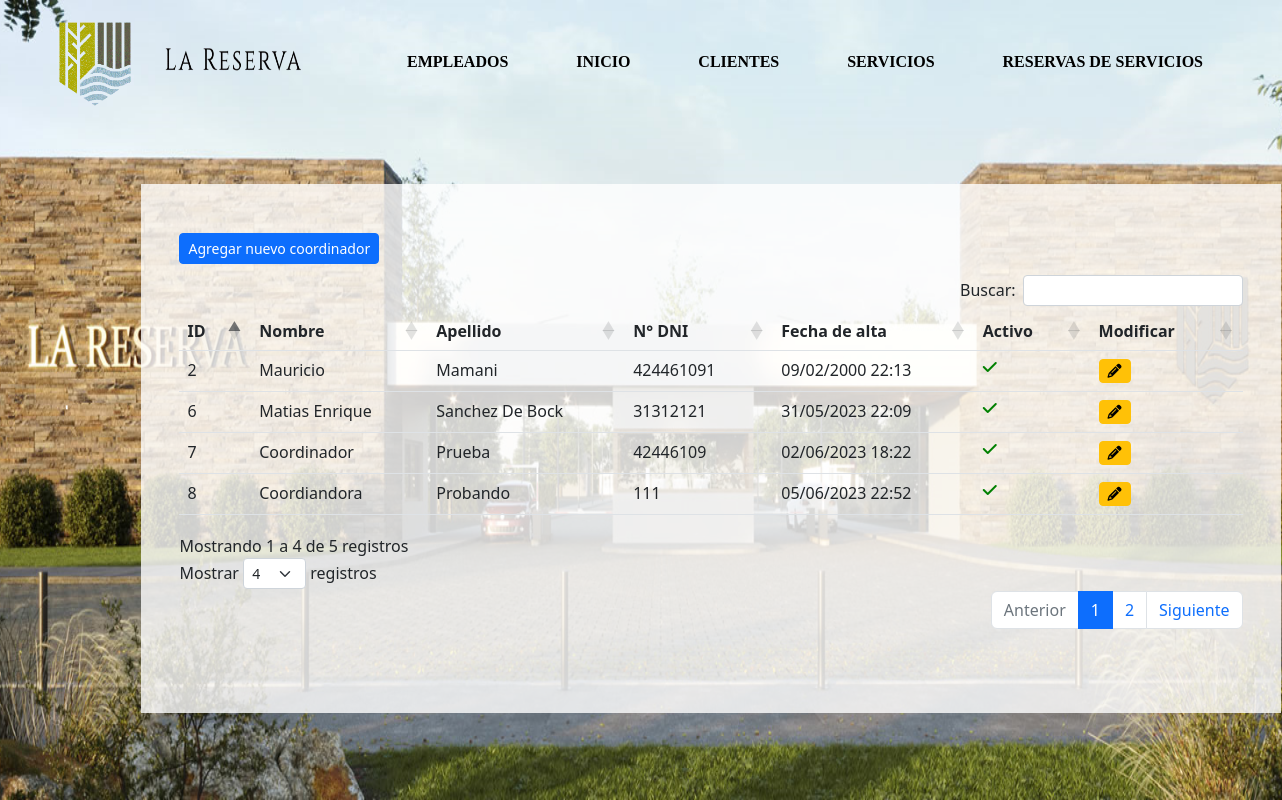
The app's page /reservas/coordinadores/listado/ with its own data.
### reservas/models.py (models this page shows, shortened)
class Coordinador(models.Model):
    nombre = models.CharField(verbose_name="Nombre",max_length=50)
    apellido = models.CharField(verbose_name="Apellido",max_length=50)
    numero_documento = models.IntegerField(verbose_name="Numero de documento", unique=True)
    fecha_alta = models.DateTimeField(verbose_name="Fecha de alta",auto_now_add=True)
    activo = models.BooleanField(verbose_name="Activo",default=True)

### reservas/views.py (the view)
# urls.py: path('coordinadores/listado/', views.listado_coordinadores, name="listado_coordinadores"),
def listado_coordinadores(request):
    coordinadores = Coordinador.objects.all()
    context = {
        "coordinadores": coordinadores
    }
    return render(request, "reservas/listar_coordinador.html", context)

### reservas/templates/reservas/listar_coordinador.html (shortened to what this page needs)
{% load static %}
<link rel="stylesheet" href="{% static 'css/home.css' %}">
<link rel="stylesheet" href="{% static 'css/listados.css' %}" />
<link rel="stylesheet" href="https://cdnjs.cloudflare.com/ajax/libs/font-awesome/6.2.1/css/all.min.css" />
<link rel="stylesheet" href="https://cdn.jsdelivr.net/npm/bootstrap@5.2.3/dist/css/bootstrap.min.css" />
<link href="https://cdn.datatables.net/1.13.4/css/dataTables.bootstrap5.min.css" rel="stylesheet"/>
<link href="https://cdn.datatables.net/buttons/2.3.6/css/buttons.bootstrap5.min.css" rel="stylesheet"/>
<div class="cabecera">
    <div>
        <img src="{% static 'img/BANNER-01.png' %}" alt="" width="100%" id="fondo">
    </div>
    <div class="navegar">
        <div id="div_logo">
            <img src="{% static 'img/resetImage.png' %}" alt="" id="logo">
            <img src="{% static 'img/resetImage (1).png' %}" alt="" id="logo_letra">
        </div>
        <div id="nav">
            <a href="{% url 'listado_empleados' %}" class="a">EMPLEADOS</a>
            <a href="{% url 'home' %}" class="a">INICIO</a>
            <a href="{% url 'listado_clientes' %}" class="a">CLIENTES</a>
            <a href="{% url 'listado_servicios' %}" class="a">SERVICIOS</a>
            <a href="{% url 'listado_reservas_de_servicios' %}" class="a">RESERVAS DE SERVICIOS</a>
        </div>
    </div>
    {% load tz %}
    <div class="container mt-4" id="tabla">
        <div class="row">
            <div class="col-sm-12 col-md-12 col-lg-12 col-xl-12">
                <a href="{% url 'registrar_coordinador' %}" id="nuevo"><button class='btn btn-sm btn-primary'>Agregar nuevo coordinador</button></a>
                <div class="table-responsive" id="div1">
                    <table id="listado" class="table">
                        <thead>
                            <tr>
                                <th>ID</th>
                                <th>Nombre</th>
                                <th>Apellido</th>
                                <th>N° DNI</th>
                                <th>Fecha de alta</th>
                                <th>Activo</th>
                                <th>Modificar</th>
                            </tr>
                        </thead>
                        <tbody>
                            {% for coordinador in coordinadores %}
                            <tr>
                                <td>{{coordinador.id}}</td>
                                <td>{{coordinador.nombre}}</td>
                                <td>{{coordinador.apellido}}</td>
                                <td>{{coordinador.numero_documento}}</td>
                                <td>{{coordinador.fecha_alta|localtime|date:"d/m/Y H:i"}}</td>
                                {% if coordinador.activo %}
                                    <td><a href="{% url 'desactivar_coordinador' coordinador.id %}"><i class='fa-solid fa-check' style='color: green;'></a></td>
                                {% else %}
                                    <td><a href="{% url 'activar_coordinador' coordinador.id %}"><i class='fa-solid fa-xmark' style='color: red;'></a></td>
                                {% endif %}
                                <td><a href="{% url 'modificar_coordinador' coordinador.id %}"><button class='btn btn-sm btn-warning'><i class='fa-solid fa-pencil'></i></button></a></td>
                            </tr>
                            {% endfor %}
                        </tbody>
                    </table>
                </div>
            </div>
        </div>
    </div>
</div>

### ProyectoAlkemy/static/css/home.css (style rules this page uses)
* { margin: 0px; padding: 0px; box-sizing: border-box; }
.cabecera { position: relative; }
.navegar { width: 100%; position: absolute; top: 0; display: grid; grid-template-columns: 25% auto; gap: 20px; padding: 15px 25px; }
#div_logo { display: flex; justify-content: space-evenly; }
#logo { width: 25%; }
#logo_letra { margin: 10% 0; width: 45%; height: 28%; }
#nav { display: flex; justify-content: space-around; padding: 20px; align-items: center; }
#fondo { height: 100%; }
.a { color: black; font-size: 1em; font-weight: 800; text-decoration: none; font-family: 'Times New Roman', Times, serif; }

### ProyectoAlkemy/static/css/listados.css (style rules this page uses)
* { margin: 0px; padding: 0px; box-sizing: border-box; }
.cabecera { position: relative; }
.navegar { width: 100%; position: absolute; top: 0; display: grid; grid-template-columns: 25% auto; gap: 20px; padding: 15px 25px; }
#div_logo { display: flex; justify-content: space-evenly; }
#logo { width: 25%; }
#logo_letra { margin: 10% 0; width: 45%; height: 28%; }
#nav { display: flex; justify-content: space-around; padding: 20px; align-items: center; }
#fondo { height: 100%; }
.a { color: black; font-size: 1em; font-weight: 800; text-decoration: none; font-family: 'Times New Roman', Times, serif; }
#tabla { position: absolute; top: 20%; background-color: rgba(255, 255, 255, 0.8); padding: 3%; margin: 11%; }
#nuevo { display: flex; max-width: max-content; padding: 1% 0; }
#div1 { overflow:scroll; height:400px; width:100%; }
#listado { width:100%; }

### records on screen
Coordinador: id "2", nombre "Mauricio", apellido "Mamani", numero_documento "424461091", fecha_alta "09/02/2000 22:13", activo True (drawn)
Coordinador: id "6", nombre "Matias Enrique", apellido "Sanchez De Bock", numero_documento "31312121", fecha_alta "31/05/2023 22:09", activo True (drawn)
Coordinador: id "7", nombre "Coordinador", apellido "Prueba", numero_documento "42446109", fecha_alta "02/06/2023 18:22", activo True (drawn)
Coordinador: id "8", nombre "Coordiandora", apellido "Probando", numero_documento "111", fecha_alta "05/06/2023 22:52", activo True (drawn)
